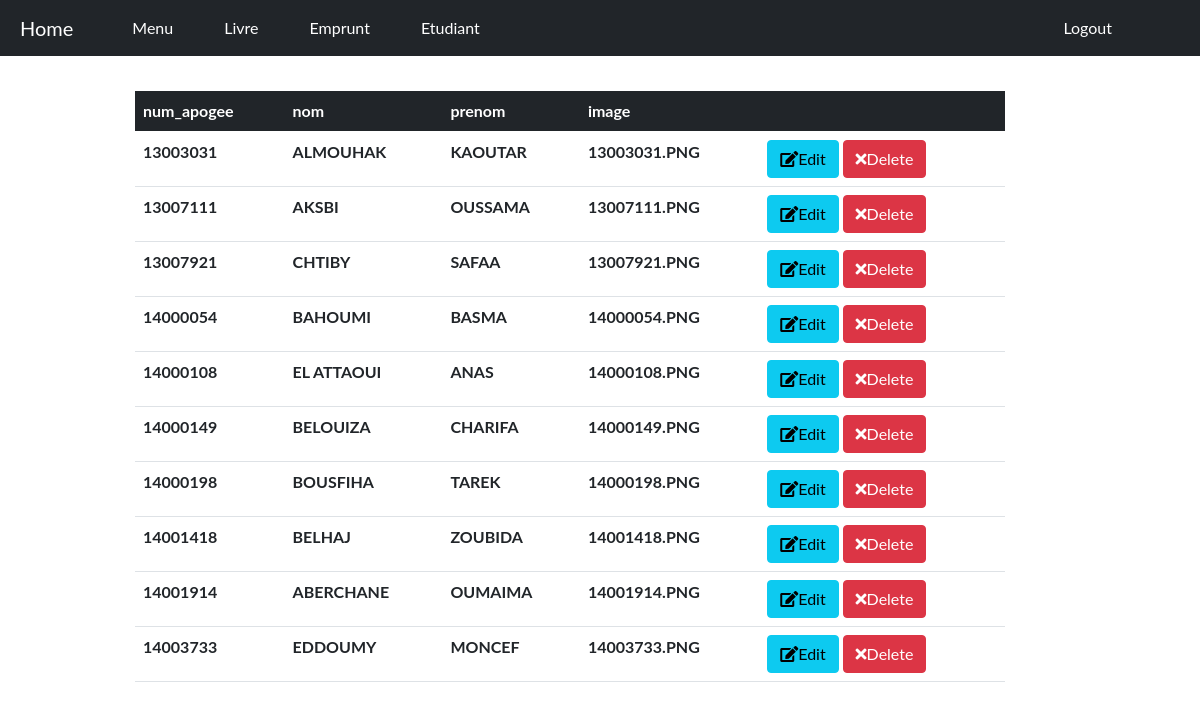
The app's page /list_etudiants.php with its own data.
### tables this page shows
CREATE TABLE `etudiant` (
  `num_apogee` int(11) NOT NULL,
  `nom` varchar(45) NOT NULL,
  `prenom` varchar(45) NOT NULL,
  `image` varchar(45) DEFAULT 'SANS_IMAGE.png'
);

### list_etudiants.php (the view, shortened to what this page needs)
<?php
 include 'init.php';
 $do= isset($_GET['do']) ? $_GET['do'] : 'Manage';
  if($do == 'Manage'){
   	$sql = "SELECT * FROM etudiant";
   	$result = mysqli_query($conn,$sql);
   	 		echo "
   	 		<div class='content'>
   	 		<table class='table table-hover tab'>
 		 <thead class='table-dark'>
 		 	<tr>
      <th>num_apogee</th>
      <th>nom</th>
      <th>prenom</th>
      <th>image</th>
      <th></th>
    </tr>
 		  </thead>  <tbody>
 		 ";
   	while ($row = mysqli_fetch_assoc($result)) {
   			echo "	<tr>
      <th>".$row['num_apogee']."</th>
      <th>" .$row['nom']. "</th>
      <th>" .$row['prenom']. "</th>
      <th>" .$row['image']."</th>
      <th>
        <a href='list_etudiants.php?do=Edit&userid=" . $row['num_apogee'] . "' class='btn btn-info'><i class='fa fa-edit'></i>Edit</a>
        <a href='list_etudiants.php?do=Delete&userid=" . $row['num_apogee'] . "' class='btn btn-danger'><i class='fa fa-times'></i>Delete </a>
      </th>
    </tr> ";
}
echo "  </tbody>
</table></div>";
}
include 'footer.php';
 ?>

### header.php (shortened to what this page needs)
<!DOCTYPE html>
<html>
	<head>
		<link href="https://cdn.jsdelivr.net/npm/bootstrap@5.0.0-beta1/dist/css/bootstrap.min.css" rel="stylesheet">
		<link href="https://cdnjs.cloudflare.com/ajax/libs/font-awesome/5.15.2/css/all.min.css" rel="stylesheet" />
		<link rel="stylesheet" href="style.css" />
	</head>
	<body>

### init.php (shortened to what this page needs)
<?php
include 'header.php';
if (!isset($noNavbar)) { include 'navbar.php'; }
?>

### navbar.php (shortened to what this page needs)
<nav class="navbar navbar-expand-lg navbar-dark bg-dark">
  <a class="navbar-brand" href="home.php" style="margin-left: 20px;">Home</a>
  <div class="collapse navbar-collapse" id="navbarNavAltMarkup">
    <div class="navbar-nav" style="display: flex;justify-content: space-between;width: 100%;">
      <div style="display: flex;">
      <a class="nav-item nav-link active" href="menu.php" style="margin: 0 35px;">Menu</a>
      <a class="nav-item nav-link active" href="list_livre.php">Livre</a>
      <a class="nav-item nav-link active" href="list_emprunt.php" style="margin: 0 35px;">Emprunt</a>
      <a class="nav-item nav-link active" href="list_etudiants.php">Etudiant</a>
      </div>
      <div>
      <a class="nav-item nav-link active" href="logout.php" style="margin-right: 80px;">Logout</a>
      </div>
    </div>
  </div>
</nav>

### footer.php (shortened to what this page needs)
	</body>
</html>

### style.css (style rules this page uses)
* { margin: 0; padding:0; box-sizing: border-box; }
body { min-width: 100%; }
.content { margin-top: 20px; margin-left:120px ; padding: 15px; width: 900px; }

### header.php (style rules this page uses)
body { margin: 0; font-family: 'Lato', sans-serif; width:100%; }

### records on screen
etudiant: num_apogee "13003031", nom "ALMOUHAK", prenom "KAOUTAR", image "13003031.PNG"
etudiant: num_apogee "13007111", nom "AKSBI", prenom "OUSSAMA", image "13007111.PNG"
etudiant: num_apogee "13007921", nom "CHTIBY", prenom "SAFAA", image "13007921.PNG"
etudiant: num_apogee "14000054", nom "BAHOUMI", prenom "BASMA", image "14000054.PNG"
etudiant: num_apogee "14000108", nom "EL ATTAOUI", prenom "ANAS", image "14000108.PNG"
etudiant: num_apogee "14000149", nom "BELOUIZA", prenom "CHARIFA", image "14000149.PNG"
etudiant: num_apogee "14000198", nom "BOUSFIHA", prenom "TAREK", image "14000198.PNG"
etudiant: num_apogee "14001418", nom "BELHAJ", prenom "ZOUBIDA", image "14001418.PNG"
etudiant: num_apogee "14001914", nom "ABERCHANE", prenom "OUMAIMA", image "14001914.PNG"
etudiant: num_apogee "14003733", nom "EDDOUMY", prenom "MONCEF", image "14003733.PNG"
